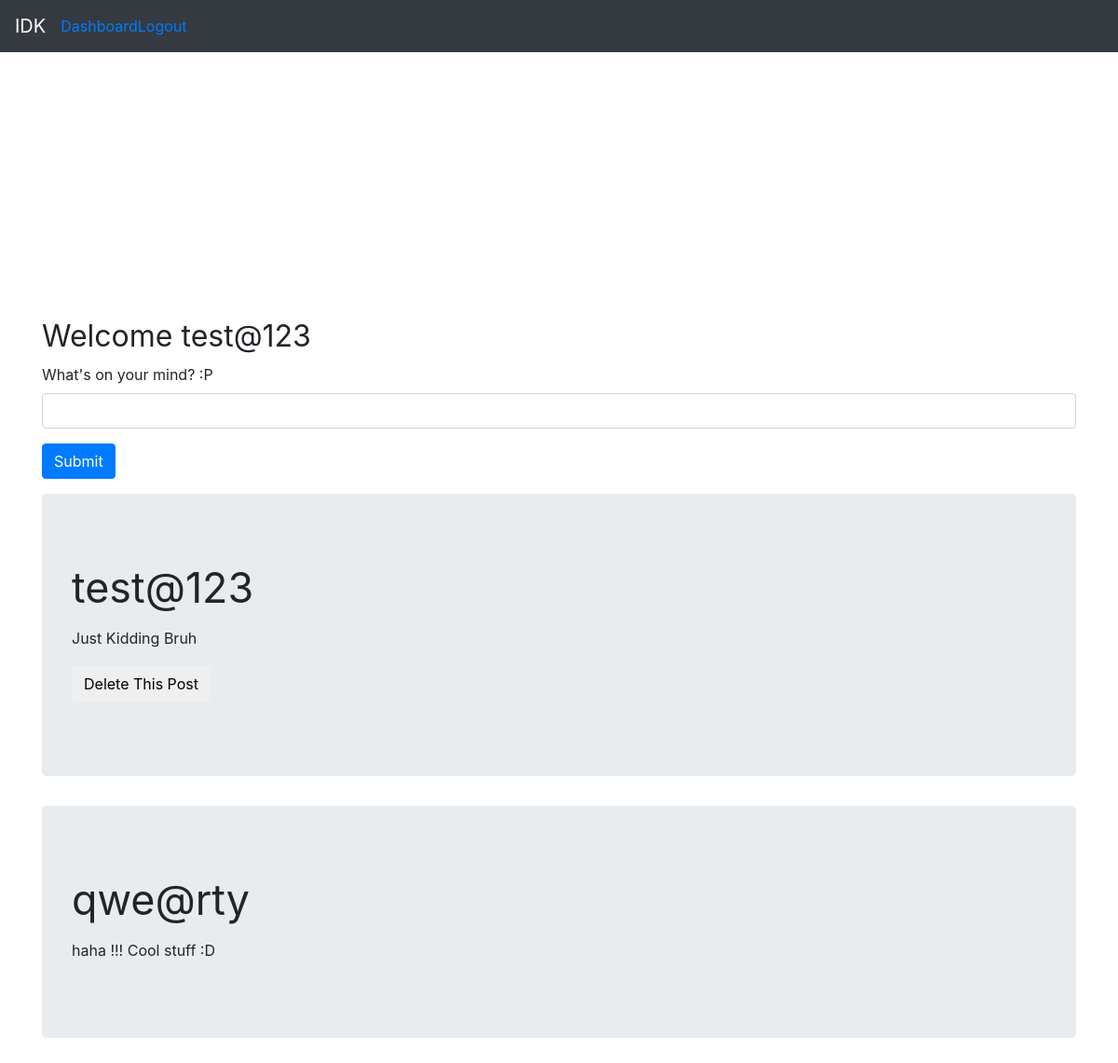
The app's page /newsfeed (signed in), older data.
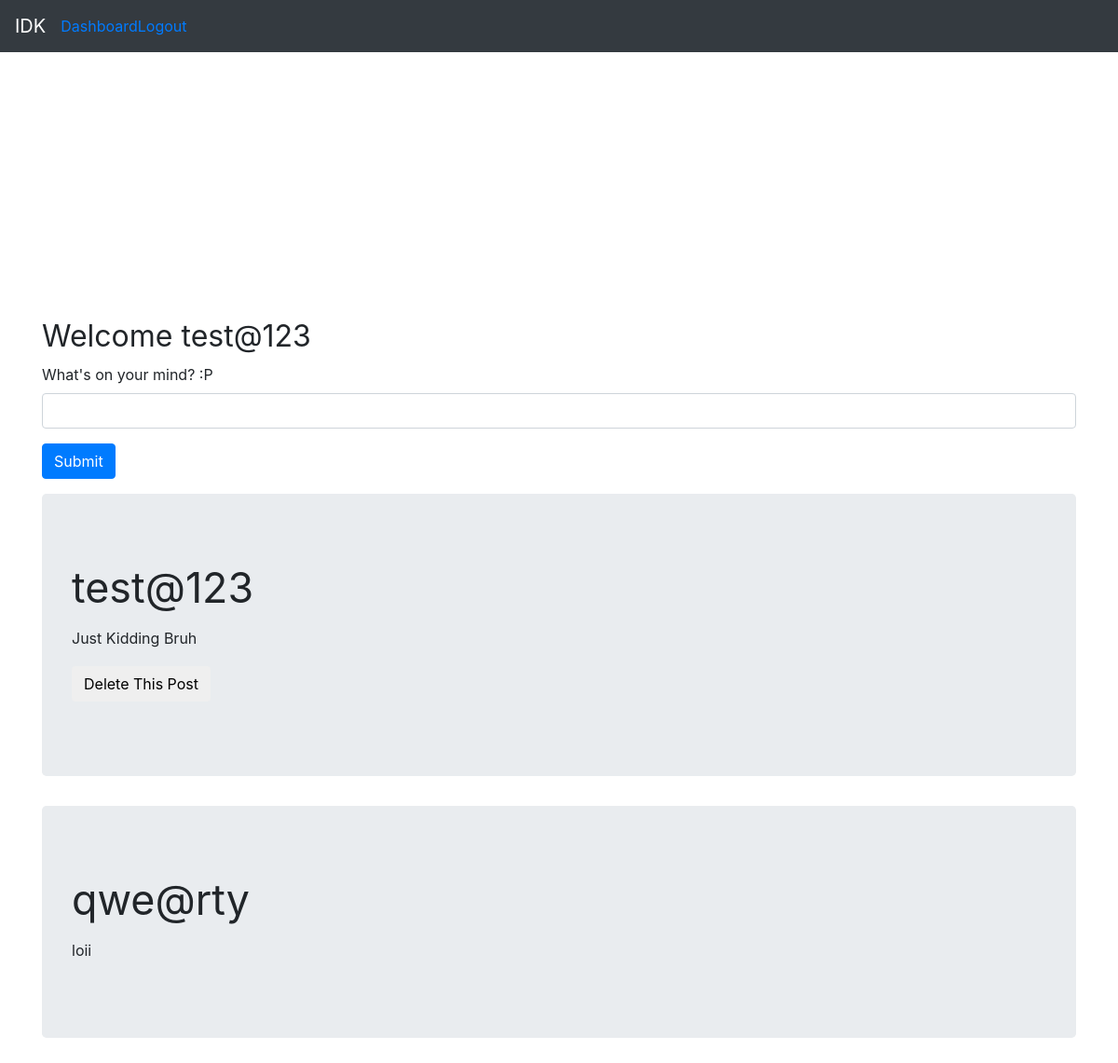
The same page, newer data.
### app.py (models this page shows, shortened)
class Articles(db.Model):
	id = db.Column(db.Integer, primary_key=True)
	email = db.Column(db.String(50))
	text = db.Column(db.String(160))

### app.py (the view)
@app.route('/newsfeed', methods=['GET', 'POST'])
@is_logged_in
def newsfeed():
	posts = []
	if 'logged_in' in session:
		app.logger.info(session['logged_in'])
		app.logger.info(session['email'])
		form = ArticleForm(request.form)
		if request.method == "POST" and form.validate():
			db.session.add(Articles(str(session['email']), form.post.data))
			db.session.commit()
			app.logger.info('fuck yeah')
		if request.method == "POST" and 'del' in request.form:
			app.logger.info(request.form['del'])
			val = int(request.form['del'])
			Articles.query.filter_by(id=val).delete()
			db.session.commit()
			app.logger.info("Deteled Post id = %s" %str(val))
		posts = return_nf()
	else:
		app.logger.info("NONE")
	return render_template('newsfeed.html', articles=posts, form=form)

### app.py
class ArticleForm(Form):
	post = StringField("What's on your mind? :P", [validators.Length(min=1, max=160)])

### app.py (called while the page is built)
def is_logged_in(f):
	@wraps(f)
	def wrap(*args, **kwargs):
		if 'logged_in' in session:
			return f(*args, **kwargs)
		else:
			flash('Unauthorized. Login In', 'danger')
			return redirect(url_for('login'))
	return wrap

@cache.memoize(timeout=30)
def return_nf():
	posts = Articles.query.all()
	app.logger.info("Fetched from DB")
	return posts

### templates/newsfeed.html (shortened to what this page needs)
{% extends 'layout.html' %}
{% block body %}
	<h1 class="loda"><small>Welcome  {{session.email}}</small></h1>
	{% from "includes/_formhelpers.html" import render_field %}
	<form method="POST" action="">
		<div class="form-group">
			{{render_field(form.post, class_="form-control")}}
		</div>
		<p><input type="submit" class="btn btn-primary" value="Submit"> </p>
	</form>
	{% if articles %}
		{% for post in articles %}
			<div class="jumbotron">
				<h4 class="display-4"><small>{{post.email}}</small></h4>
				<p class="lead"><small>{{post.text}}</small></p>
				{% if session.email == post.email %}
				<form method="POST" action="">
					<p><input type="submit" class="btn" value="Delete This Post"></p>
				</form>
				{% endif %}
			</div>
		{% endfor %}
	{% endif %}
{% endblock %}

Row changes from the older to the newer data that the page shows:
changed Articles "qwe@rty": text "haha !!! Cool stuff :D" → "loii"
